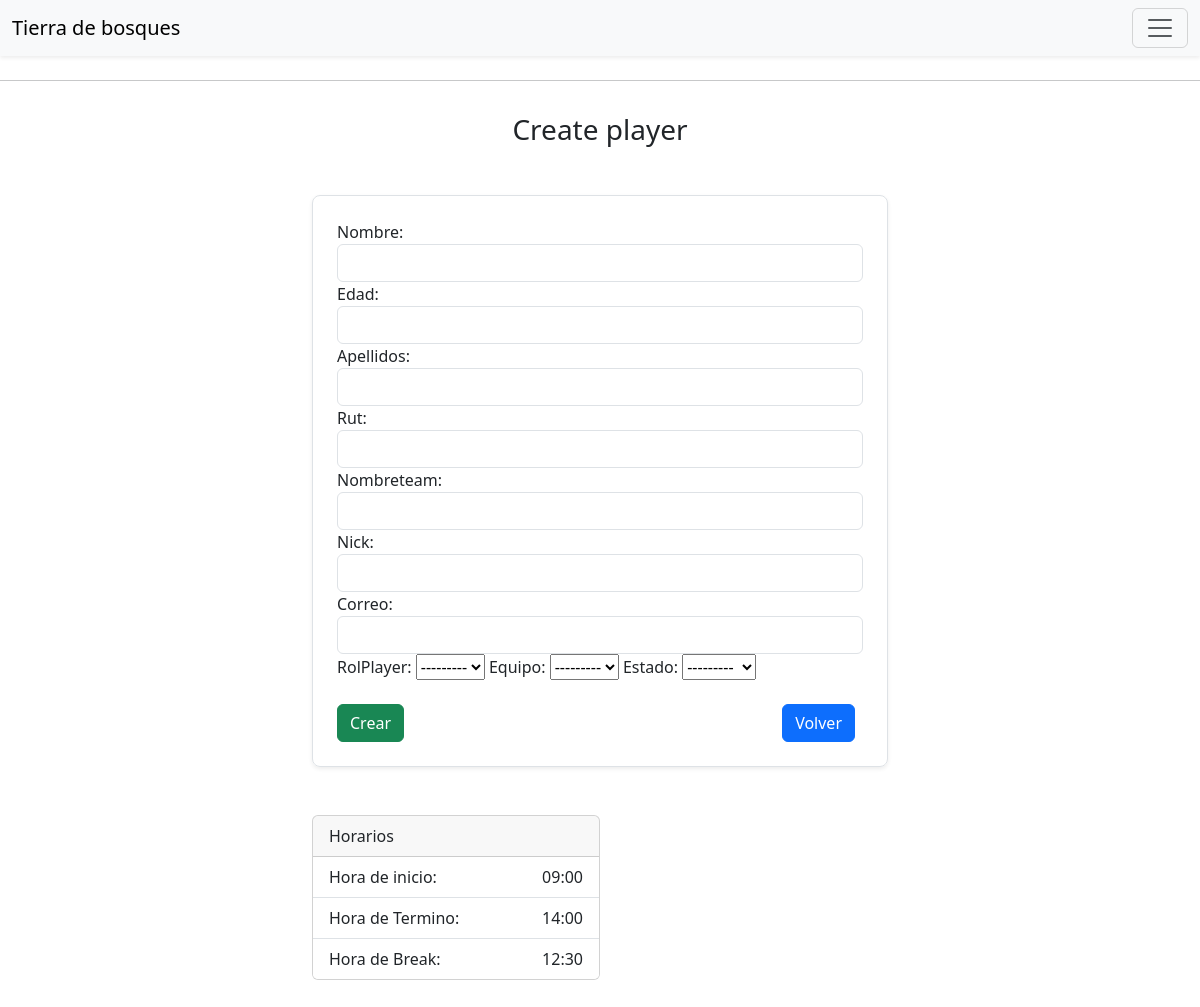
The app's page /createPlayer/, older data.
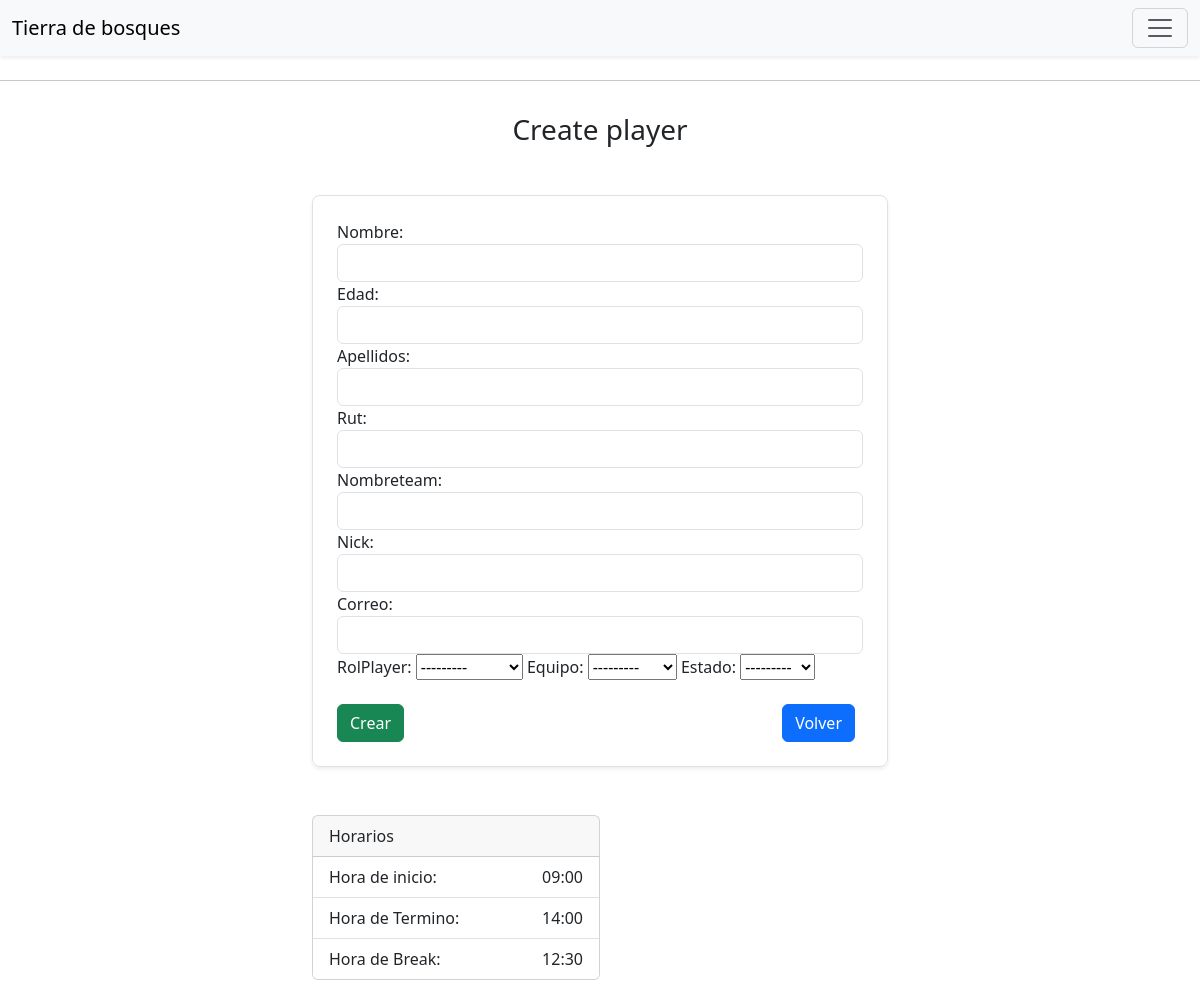
The same page, newer data.
### airsoftcqb/models.py (models this page shows)
class RolPlayer(models.Model):
    idRolPlayer = models.AutoField(primary_key=True)
    rol = models.CharField(max_length=50)
    def RolPlayer(self):
        return "{}".format(self.rol)
    def __str__(self):
        return self.RolPlayer()

class Equipo(models.Model):
    idEquipo = models.AutoField(primary_key=True)
    nombreEquipo = models.CharField(max_length=50)
    def Equipo(self):
        return "{}".format(self.nombreEquipo)
    def __str__(self):
        return self.Equipo()

### airsoftcqb/views.py (the view)
# urls.py: path('createPlayer/',createPlayer,name='createPlayer'),
def createPlayer(request):
    frm = FormPlayer ()
    if(request.method=='POST'):
        frm = FormPlayer (request.POST)
        if(frm.is_valid()):
            frm.save()
            return redirect('createPlayer')
    data = {'frm': frm}
    return render(request, 'templatesairsoftcqb/createPlayer.html', data )

### airsoftcqb/forms.py
class FormPlayer(forms.ModelForm):
    nombre = forms.CharField()
    edad = forms.CharField()
    apellidos = forms.CharField()
    rut = forms.CharField()
    nombreTeam = forms.CharField()
    nick = forms.CharField()
    correo = forms.CharField()
    nombre.widget.attrs['class']='form-control'
    edad.widget.attrs['class']='form-control'
    apellidos.widget.attrs['class']='form-control'
    rut.widget.attrs['class']='form-control'
    nombreTeam.widget.attrs['class']='form-control'
    nick.widget.attrs['class']='form-control'
    correo.widget.attrs['class']='form-control'
    class Meta:
        model = Player
        fields = '__all__'

### airsoftcqb/models.py (called while the page is built)
    def estadosJugador(self):
        return "{}".format(self.nombreEstado)

    def __str__(self):
        return self.estadosJugador()

### templates/templatesairsoftcqb/createPlayer.html (shortened to what this page needs)
<!DOCTYPE html>
{% load static %}
<html lang="en">
  <head>
    <link
      href="https://cdn.jsdelivr.net/npm/bootstrap@5.3.0-alpha3/dist/css/bootstrap.min.css"
      rel="stylesheet"
    />
  </head>
  <body>
    <nav class="navbar bg-body-tertiary fixed-top shadow-sm">
      <div class="container-fluid">
        <a class="navbar-brand" href="{% url 'home' %}">Tierra de bosques</a>
        <button class="navbar-toggler" type="button" data-bs-toggle="offcanvas" data-bs-target="#offcanvasNavbar" aria-controls="offcanvasNavbar" aria-label="Toggle navigation">
          <span class="navbar-toggler-icon"></span>
        </button>
      </div>
    </nav>
    <br>
    <br>
    <br>
    <div class="jumbotron">
      <hr class="my-2" />
      <br />
      <h3 class="text-center">Create player</h3>
      <div class="container mt-5 w-50">
        <form method="post" class="border rounded-3 p-4 shadow-sm">
          {{frm.as_table}} {% csrf_token %}
          <br>
          <br>
          <div class="d-flex justify-content-between">
            <input class="btn btn-success" type="submit" value="Crear" />
            <a class="btn btn-primary mx-2" href="{% url 'listado' %}"
              >Volver</a
            >
          </div>
        </form>
        <br />
        <br />
        <div class="card" style="width: 18rem">
          <div class="card-header">Horarios</div>
          <ul class="list-group list-group-flush">
            <li class="d-flex justify-content-between list-group-item">
              Hora de inicio: <span>09:00</span>
            </li>
            <li class="d-flex justify-content-between list-group-item">
              Hora de Termino: <span>14:00</span>
            </li>
            <li class="d-flex justify-content-between list-group-item">
              Hora de Break: <span>12:30</span>
            </li>
          </ul>
        </div>
        <br />
        <br />
      </div>
    </div>
  </body>
</html>

Row changes from the older to the newer data that the page shows:
added RolPlayer: idRolPlayer "---------"
added Equipo: idEquipo "---------"
Text that changed along with them:
form field idRolPlayer: "---------" → (not shown)
form field idEquipo: "---------" → (not shown)
